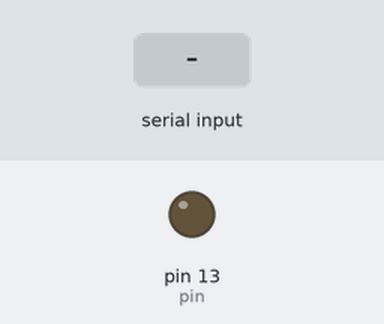
Bench run of a sketch on a simulated Arduino Uno, built with avr-gcc and run on an emulated ATmega328P. Shown: output pins drawn as LEDs (lit = HIGH). Dashed ring = blinking. The test bench sets the inputs (shaded band).

Above: at 1.2 s.
1.3 s: "S" received over Serial
At 1.85 s:
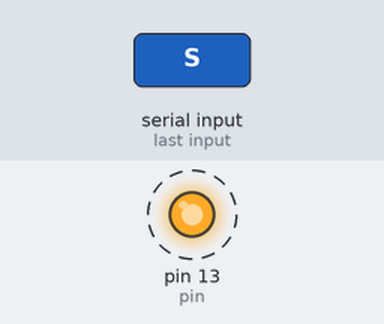
4.3 s: "L" received over Serial
At 4.95 s:
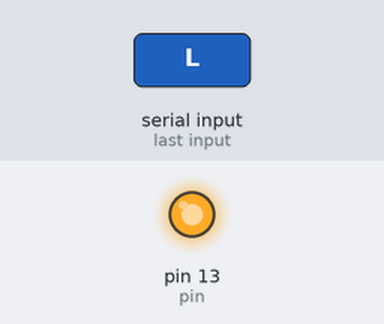
7.3 s: "1" received over Serial
At 11.4 s:
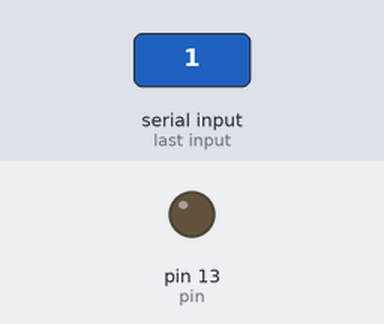
Timing chart, 0 to 12.9 s (numbered marks = the images above; inputs shaded):
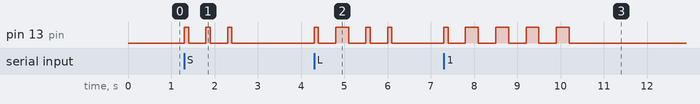

The sketch:

Serial2Morse.ino
```cpp
int incomingByte;

String alfabet = String("ABCDEFGHIJKLMNOPQRSTUVWXYZ0123456789.,?'!/()&:;=+-_\"$@");
const char *itu[] = {"SL","LSSS","LSLS","LSS","S","SSLS","LLS","SSSS","SS","SLLL","LSL","SLSS","LL","LS","LLL","SLLS","LLSL","SLS","SSS","L","SSL","SSSL","SLL","LSSL","LSLL","LLSS","LLLLL","SLLLL","SSLLL","SSSLL","SSSSL","SSSSS","LSSSS","LLSSS","LLLSS","LLLLS","SLSLSL","LLSSLL","SSLLSS","SLLLLS","LSLSLL","LSSLS","LSLLS","LSLLSL","SLSSS","LLLSSS","LSLSLS","LSSSL","SLSLS","LSSSSL","SSLLSL","SLSSLS","SSSLSSL","SLLSLS"  };

int pin = 13;


void setup()
	{
	pinMode(pin, OUTPUT);
	Serial.begin(9600);     // opens serial port, sets data rate to 9600 bps
	}

void loop()
	{
    if (Serial.available() > 0)
    	{
        incomingByte = Serial.read();
        sendMorse(incomingByte);
        }
	}

void sendMorse(byte aLetter)
	{
	int pos = 0;	// index of dits and dahs in morse-code representation of a character "SLS"
	int index = 0;	// index of a character in the string with existing Morse characters, eg A=1
	int len = 0;

    index = alfabet.indexOf(incomingByte);
    len = strlen(itu[index]);
    for (pos = 0; pos<len; pos++)
    	{
    	beep(itu[index][pos]);
    	delay(300);
    	}
	}


void beep(byte shortLong)
	{
	digitalWrite(pin, HIGH);
	switch (shortLong)
		{
		case 'S':
			delay(100);
			break;
		case 'L':
			delay(300);
			break;
		}
		digitalWrite(pin, LOW);
		delay(100);
	}
```

Measured:
- after the input at 1.3 s, pin 13 (pin): alternates HIGH for 0.10 s and LOW for 0.40 s, 6 changes in all, then stays LOW, starting at once
- after the input at 4.3 s, pin 13 (pin): LOW → HIGH at once, → LOW 0.10 s later, → HIGH 0.40 s later, → LOW 0.30 s later, … (8 changes in this stretch)
- after the input at 7.3 s, pin 13 (pin): LOW → HIGH at once, then repeats every 0.70 s: LOW 0.40 s, HIGH 0.30 s, until it stays LOW from 10.2 s
